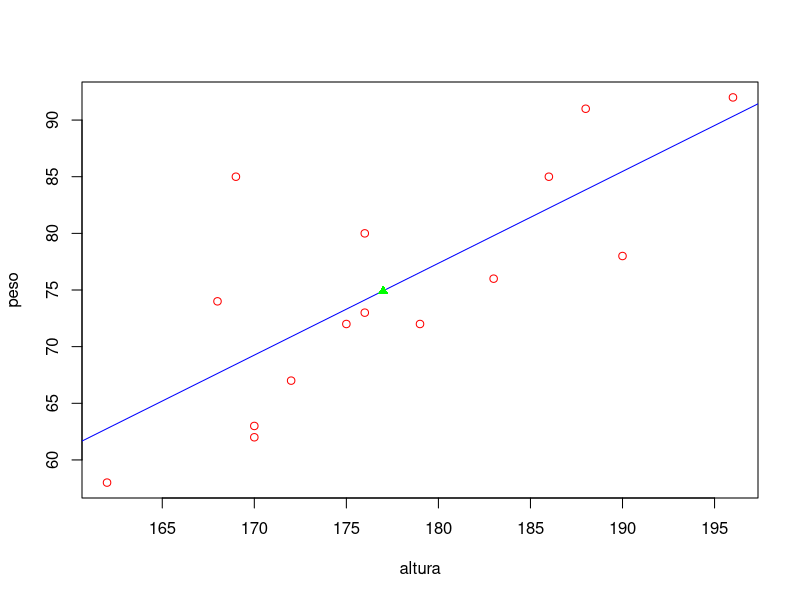

Reproduce this figure in R.
rm(list = ls())
gc()
#----
#Ejercicio 1
peso <- c(74,92,63,72,58,76,85,78,67,91,85,73,62,80,72)
altura <- c(168,196,170,175,162,183,169,190,172,188,186,176,170,176,179)
datos <- data.frame(peso,altura)
#
plot(peso~altura, pch = 1, col = "red")
#a) Encontramos el modelo
modelo <- lm(peso~altura, data = datos)
# Vemos el objeto "modelo"
class(modelo)
modelo$coefficients
modelo$model
# 
abline(modelo, col="blue")
summary(modelo)
#
# peso = -68.5574 + 0.8107 * altura
# el modelo es significativo: p-valor = 0.001174
#b) Vemos los residuos
shapiro.test(modelo$residuals) # p-valor = 0.09237. No rechazamos Ho => normales

#c) Predecimos para una altura = 177
altura.new <- data.frame(altura = 177)
#Predecimos
peso.new <- predict(object = modelo, newdata = altura.new)
#Graficamos el punto nuevo
points(peso.new~altura.new$altura, pch = 17, col = "green")
